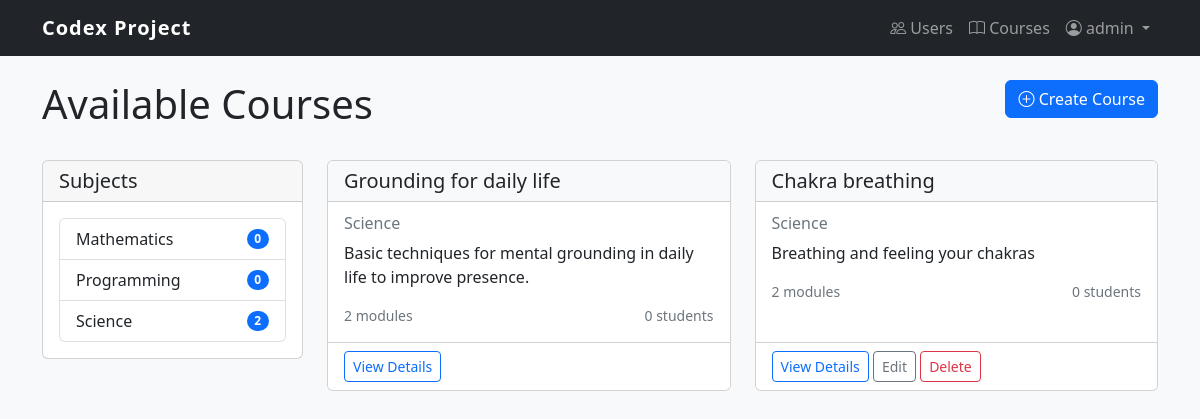
/content/courses/ (signed in), run on the app's committed database.
### user_management/models.py (models this page shows, shortened)
class User(AbstractUser):
    USER = 'USER'
    TEACHER = 'TEACHER'
    ADMIN = 'ADMIN'
    ROLE_CHOICES = [
        (USER, 'User'),
        (TEACHER, 'Teacher'),
        (ADMIN, 'Admin'),
    ]
    role = models.CharField(max_length=10, choices=ROLE_CHOICES, default=USER)
    def is_teacher(self):
        return self.role == self.TEACHER
    def is_administrator(self):
        return self.role == self.ADMIN

### content_management/models.py (models this page shows, shortened)
class Subject(models.Model):
    title = models.CharField(max_length=200)
    slug = models.SlugField(max_length=200, unique=True)
    description = models.TextField(blank=True)
    class Meta:
        ordering = ['title']

class Course(models.Model):
    title = models.CharField(max_length=200)
    slug = models.SlugField(max_length=200, unique=True)
    overview = models.TextField()
    created = models.DateTimeField(auto_now_add=True)
    subject = models.ForeignKey(Subject, related_name='courses', on_delete=models.CASCADE)
    owner = models.ForeignKey(settings.AUTH_USER_MODEL,
                             related_name='courses_created',
                             on_delete=models.CASCADE)
    students = models.ManyToManyField(settings.AUTH_USER_MODEL,
                                     related_name='courses_enrolled',
                                     blank=True)
    class Meta:
        ordering = ['-created']

### content_management/views.py (the view)
# urls.py: path('courses/', views.CourseListView.as_view(), name='course_list'),
class CourseListView(LoginRequiredMixin, ListView):
    model = Course
    template_name = 'content_management/course_list.html'
    context_object_name = 'courses'
    def get_queryset(self):
        qs = super().get_queryset()
        if self.request.user.is_teacher():
            return qs.filter(owner=self.request.user)
        elif self.request.user.is_administrator():
            return qs
        else:
            return qs.filter(students=self.request.user)
    def get_context_data(self, **kwargs):
        context = super().get_context_data(**kwargs)
        context['subjects'] = Subject.objects.annotate(
            total_courses=Count('courses')
        )
        if self.request.user.is_teacher() or self.request.user.is_administrator():
            context['is_instructor'] = True
        return context

### content_management/templates/content_management/course_list.html (shortened to what this page needs)
{% extends 'content_management/base.html' %}
{% block content_management %}
    <div class="row mb-4">
        <div class="col-md-9">
            <h1>Available Courses</h1>
        </div>
        {% if is_instructor %}
        <div class="col-md-3 text-end">
            <a href="{% url 'content_management:course_create' %}" class="btn btn-primary">
                <i class="bi bi-plus-circle"></i> Create Course
            </a>
        </div>
        {% endif %}
    </div>
    <div class="row">
        <div class="col-md-3">
            <div class="card mb-4">
                <div class="card-header">
                    <h5 class="mb-0">Subjects</h5>
                </div>
                <div class="card-body">
                    <ul class="list-group">
                        {% for subject in subjects %}
                            <li class="list-group-item d-flex justify-content-between align-items-center">
                                {{ subject.title }}
                                <span class="badge bg-primary rounded-pill">{{ subject.total_courses }}</span>
                            </li>
                        {% empty %}
                            <li class="list-group-item">No subjects available</li>
                        {% endfor %}
                    </ul>
                </div>
            </div>
        </div>
        <div class="col-md-9">
            <div class="row">
                {% for course in courses %}
                    <div class="col-md-6 mb-4">
                        <div class="card h-100">
                            <div class="card-header bg-light">
                                <h5 class="card-title mb-0">{{ course.title }}</h5>
                            </div>
                            <div class="card-body">
                                <h6 class="card-subtitle mb-2 text-muted">{{ course.subject.title }}</h6>
                                <p class="card-text">{{ course.overview|truncatewords:30 }}</p>
                                <div class="d-flex justify-content-between align-items-center">
                                    <small class="text-muted">{{ course.modules.count }} modules</small>
                                    <small class="text-muted">{{ course.students.count }} students</small>
                                </div>
                            </div>
                            <div class="card-footer bg-white">
                                <a href="{% url 'content_management:course_detail' course.slug %}" class="btn btn-sm btn-outline-primary">View Details</a>
                                {% if is_instructor and course.owner == request.user %}
                                    <a href="{% url 'content_management:course_update' course.slug %}" class="btn btn-sm btn-outline-secondary">Edit</a>
                                    <a href="{% url 'content_management:course_delete' course.slug %}" class="btn btn-sm btn-outline-danger">Delete</a>
                                {% endif %}
                            </div>
                        </div>
                    </div>
                {% empty %}
                    <div class="col-12">
                        <div class="alert alert-info">
                            No courses available.
                        </div>
                    </div>
                {% endfor %}
            </div>
        </div>
    </div>
{% endblock %}

### user_management/templates/user_management/base.html (shortened to what this page needs)
<!DOCTYPE html>
<html lang="en">
<head>
    <link href="https://cdn.jsdelivr.net/npm/bootstrap@5.2.3/dist/css/bootstrap.min.css" rel="stylesheet">
    <link rel="stylesheet" href="https://cdn.jsdelivr.net/npm/bootstrap-icons@1.10.0/font/bootstrap-icons.css">
</head>
<body>
    <nav class="navbar navbar-expand-lg navbar-dark bg-dark">
        <div class="container">
            <a class="navbar-brand" href="{% url 'user_management:dashboard' %}">Codex Project</a>
            <div class="collapse navbar-collapse" id="navbarNav">
                <ul class="navbar-nav ms-auto">
                    {% if user.is_authenticated %}
                        {% if user.is_administrator %}
                            <li class="nav-item">
                                <a class="nav-link" href="{% url 'user_management:user_management' %}">
                                    <i class="bi bi-people"></i> Users
                                </a>
                            </li>
                        {% endif %}
                        <li class="nav-item">
                            <a class="nav-link" href="{% url 'content_management:course_list' %}">
                                <i class="bi bi-book"></i> Courses
                            </a>
                        </li>
                        <li class="nav-item dropdown">
                            <a class="nav-link dropdown-toggle" href="#" id="navbarDropdown" role="button"
                               data-bs-toggle="dropdown" aria-expanded="false">
                                <i class="bi bi-person-circle"></i> {{ user.username }}
                            </a>
                        </li>
                    {% endif %}
                </ul>
            </div>
        </div>
    </nav>
    {% block content %}{% endblock %}
</body>
</html>

### user_management/templates/user_management/base.html (style rules this page uses)
body { font-family: 'Segoe UI', Tahoma, Geneva, Verdana, sans-serif; background-color: #f8f9fa; }
.navbar-brand { font-weight: bold; letter-spacing: 1px; }

### data on the page
User: username "admin"
Subject: title "Mathematics", total_courses "0"
Subject: title "Programming", total_courses "0"
Subject: title "Science", total_courses "2"
Course: title "Grounding for daily life", subject "Science", overview "Basic techniques for mental grounding in daily life to improve presence.", modules.count "2", students.count "0"
Course: title "Chakra breathing", subject "Science", overview "Breathing and feeling your chakras", modules.count "2", students.count "0", shows "Edit"
